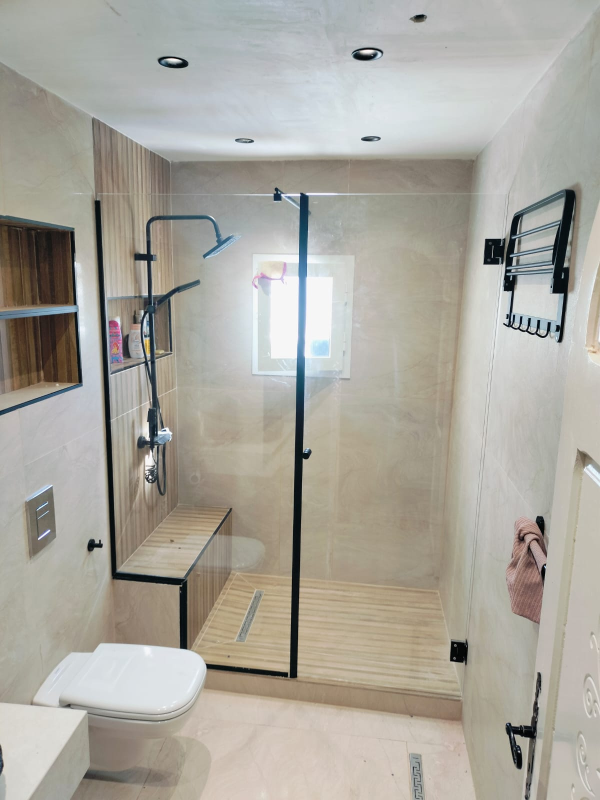
#> input picture photos/douche_noir_01.jpg, 1200 x 1600 px (shown at 1/2 size)
$ python -i faire_reel.py   (imports and definitions only)
#> lines starting #> are read from the running program, lines starting #| are printed output that depends on the picture
#!/usr/bin/env python3
"""Fabrique un reel vertical 1080x1920 (15 s) pour STE Espace Hammamet.
Usage : python3 faire_reel.py config.json sortie.mp4
config.json = {
  "slides":[ {"photo":"photos/x.jpg","kicker":"NOUVEAUTÉ","title":["Miroir LED","importé"],
              "top_sub":"ligne sous le titre (optionnel)","bottom":["ligne 1","ligne 2"]} , ...],
  "cta":{"lines":["Miroirs LED  •  Cabines de douche","Verre sécurit sur mesure"],"phone":"97 565 783",
         "address":"Av Abu Dhabi, Hammamet"} }
"""
import sys, json, os, subprocess, tempfile, shutil
from PIL import Image, ImageDraw, ImageFont, ImageFilter
import numpy as np
W,H,FPS=1080,1920,30
SEG=int(4.5*FPS); FADE=int(0.8*FPS)
# [4 lines left out: function font, not called in this run]
ACC=(226,150,70); WHITE=(255,255,255); SOFT=(240,230,220); INK=(52,42,36); GREY=(110,98,88)
def cover(im):
    w,h=im.size; r=W/H
    if w/h>r: nw=int(h*r); l=(w-nw)//2; im=im.crop((l,0,l+nw,h))
    else: nh=int(w/r); t=(h-nh)//2; im=im.crop((0,t,w,t+nh))
    return im.resize((W,H),Image.LANCZOS)
# [5 lines left out: function shade, not called in this run]
def photo_bg(path):
#> called with path = 'photos/douche_noir_01.jpg'
    im=Image.open(path).convert('RGB'); w,h=im.size
#> in photo_bg, im is the input picture: PIL image 1200x1600 RGB; mean R, G, B 170.4, 167.2, 158.3
#> after `w, h = im.size`: w = 1200; h = 1600
    if w/h<0.62: return cover(im)
    bg=cover(im).filter(ImageFilter.GaussianBlur(40))
#> in cover, `im = im.crop((l, 0, l + nw, h))`:
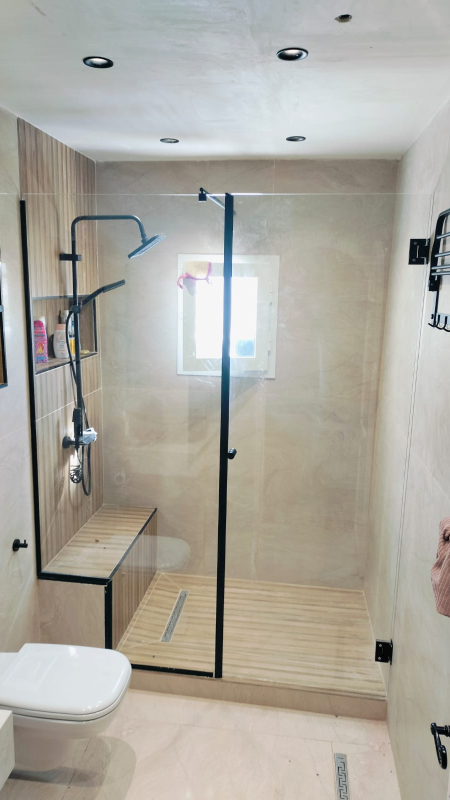
#> im: PIL image 900x1600 RGB (shown at 1/2 size); mean R, G, B 172.6, 169, 159.9
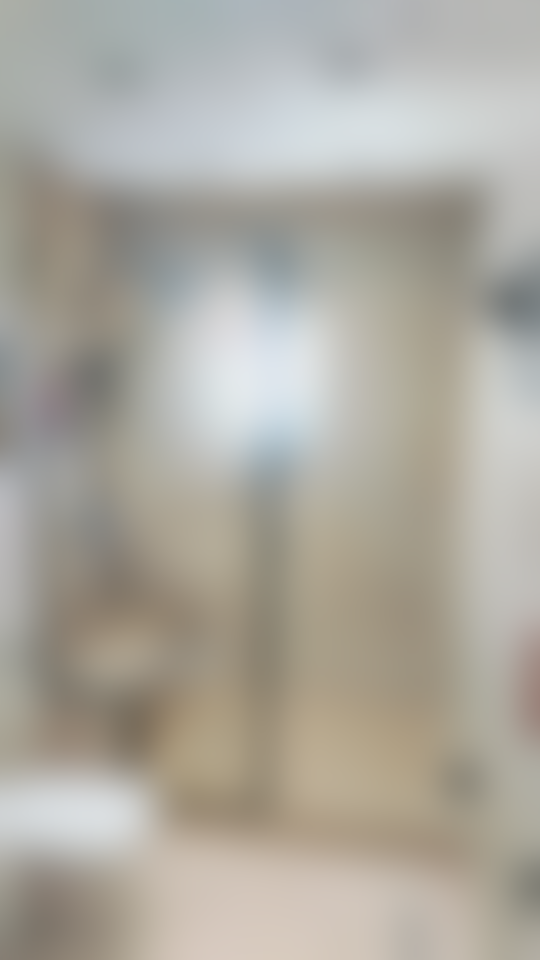
#> bg: PIL image 1080x1920 RGB (shown at 1/2 size); mean R, G, B 172.5, 169, 159.8
    fw=W; fh=int(h*W/w); fit=im.resize((fw,fh),Image.LANCZOS)
#> after `fh = int(h * W / w)`: fh = 1440
    bg.paste(fit,(0,(H-fh)//2-60)); return bg
#> after `bg.paste(fit, (0, (H - fh) // 2 - 60))`:
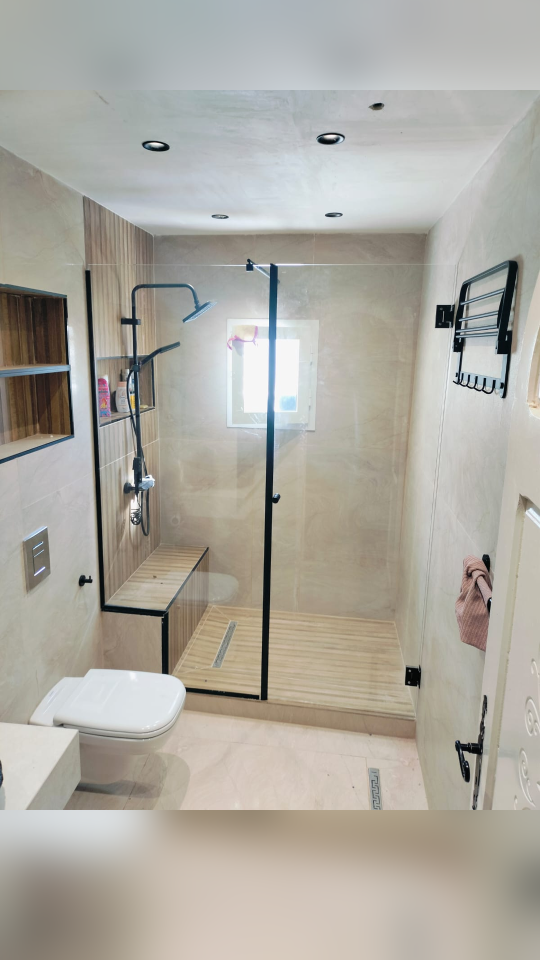
#> bg: PIL image 1080x1920 RGB (shown at 1/2 size); mean R, G, B 173, 169.6, 161
# [27 lines left out: functions slide, cta, not called in this run]
def zoom(img,k,n):
    z=1.0+0.07*k/n; cw,ch=int(W/z),int(H/z); l=(W-cw)//2; t=(H-ch)//2
    return img.crop((l,t,l+cw,t+ch)).resize((W,H),Image.BILINEAR)
# [13 lines left out: function main, not called in this run]
# [1 line not run here, left out]

>>> result = photo_bg('photos/douche_noir_01.jpg')

$ run again, on photos/miroir_led_atelier.jpg
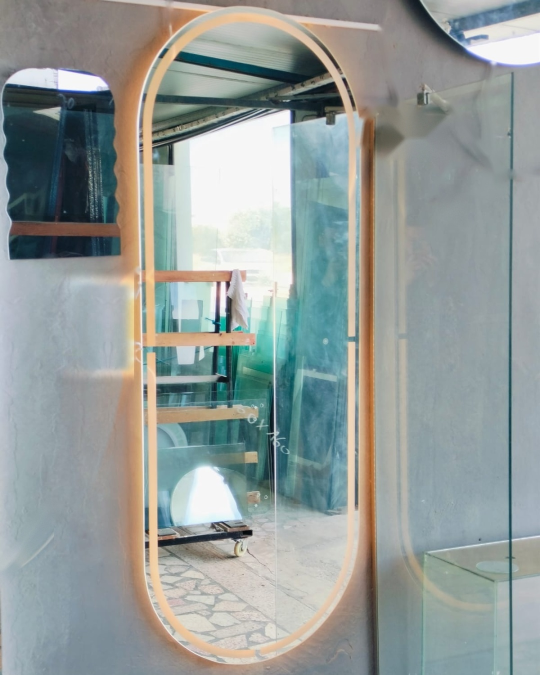
#> input picture photos/miroir_led_atelier.jpg, 1080 x 1350 px (shown at 1/2 size)
#> in photo_bg, im is the input picture: PIL image 1080x1350 RGB; mean R, G, B 147.9, 155.8, 153.5
#> in cover, `im = im.crop((l, 0, l + nw, h))`:
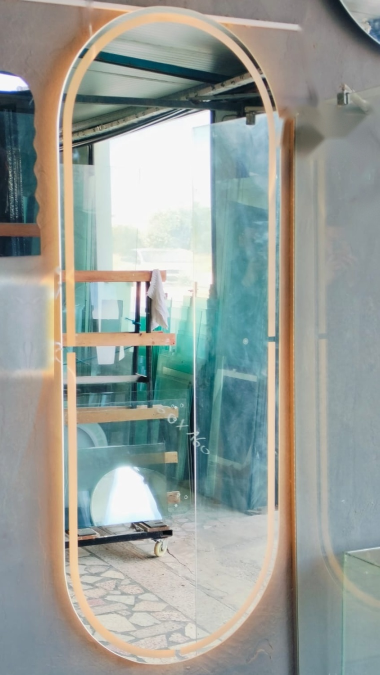
#> im: PIL image 759x1350 RGB (shown at 1/2 size); mean R, G, B 151.6, 157.9, 152.4
#> in photo_bg, `bg.paste(fit, (0, (H - fh) // 2 - 60))`:
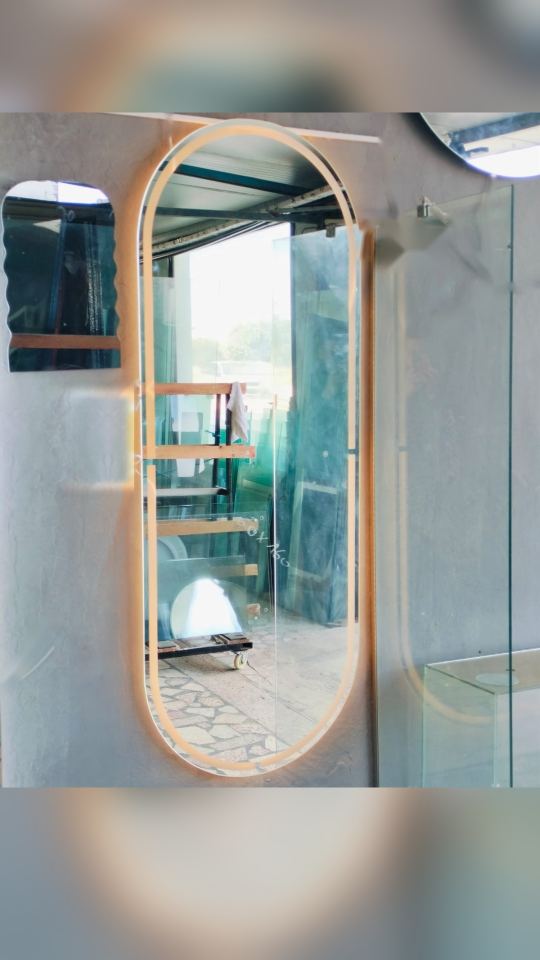
#> bg: PIL image 1080x1920 RGB (shown at 1/2 size); mean R, G, B 150.5, 155.2, 151.6

$ run again, on photos/miroir_led_ovale.jpg
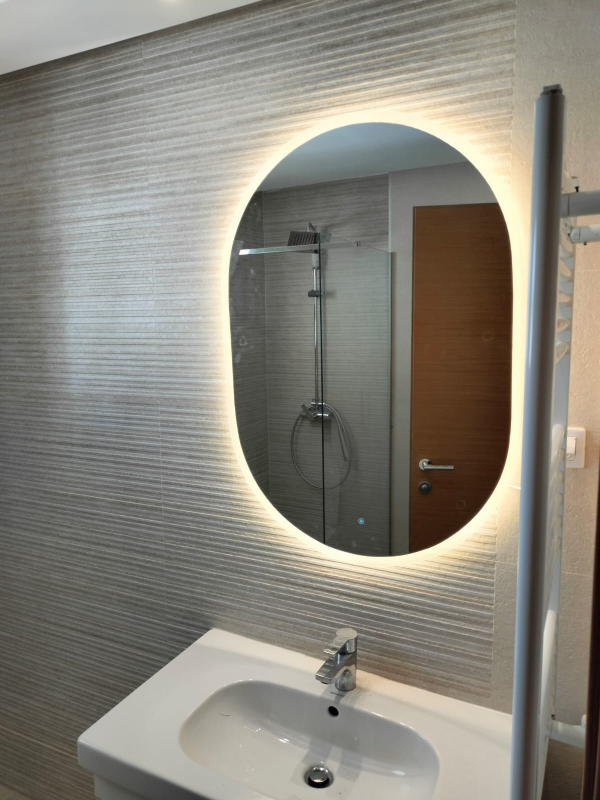
#> input picture photos/miroir_led_ovale.jpg, 1200 x 1600 px (shown at 1/2 size)
#> in photo_bg, im is the input picture: PIL image 1200x1600 RGB; mean R, G, B 136.3, 132.5, 122.9
#> in cover, `im = im.crop((l, 0, l + nw, h))`:
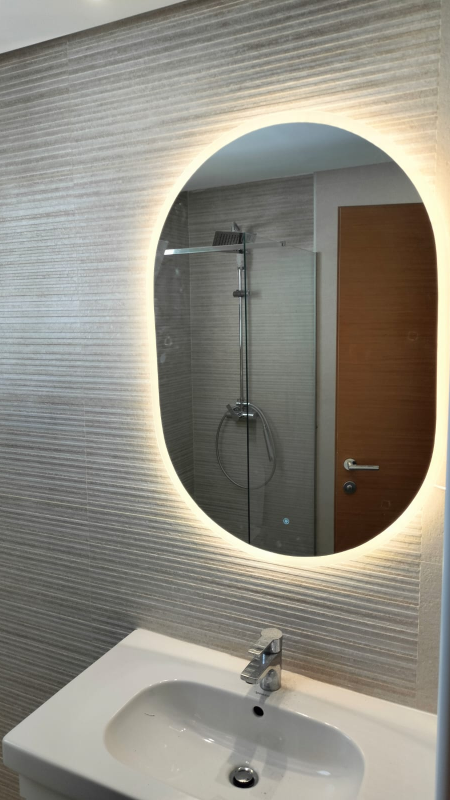
#> im: PIL image 900x1600 RGB (shown at 1/2 size); mean R, G, B 141.4, 138, 128.1
#> in photo_bg, `bg.paste(fit, (0, (H - fh) // 2 - 60))`:
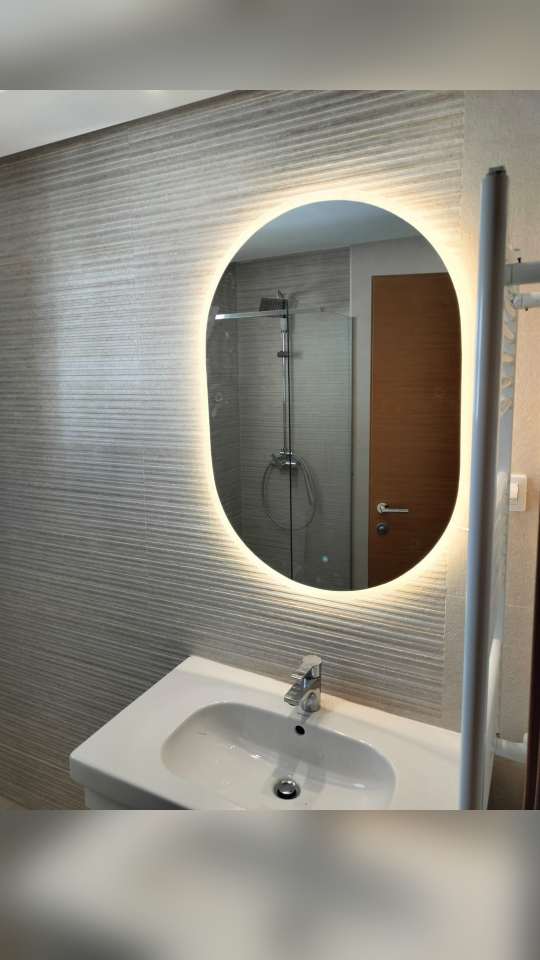
#> bg: PIL image 1080x1920 RGB (shown at 1/2 size); mean R, G, B 140.5, 137.1, 127.7

$ run again, on photos/miroir_led_rectangulaire.jpg
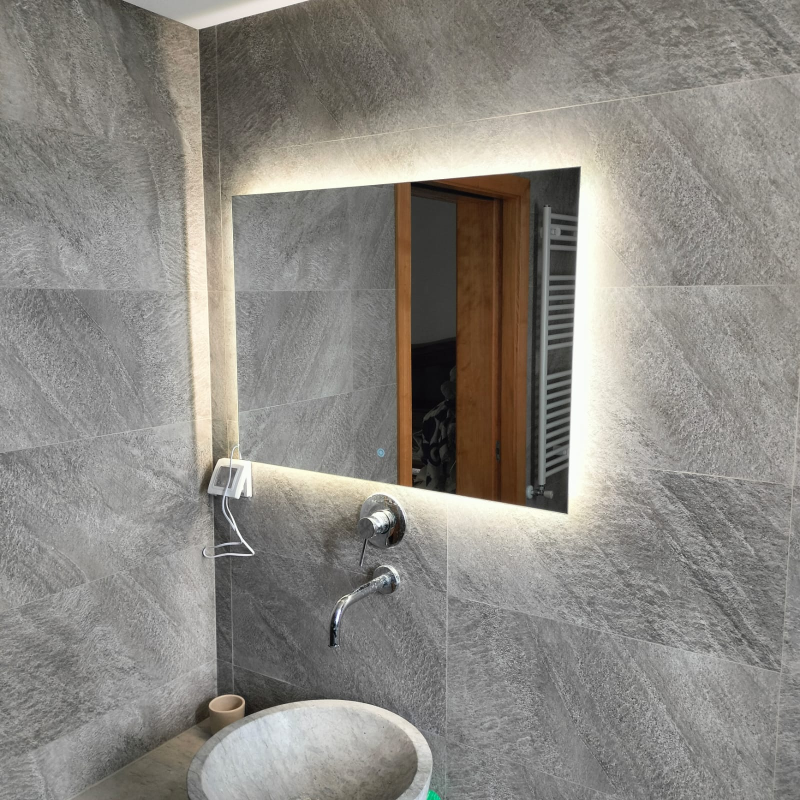
#> input picture photos/miroir_led_rectangulaire.jpg, 1600 x 1600 px (shown at 1/2 size)
#> in photo_bg, im is the input picture: PIL image 1600x1600 RGB; mean R, G, B 139.8, 136.5, 130.7
#> in cover, `im = im.crop((l, 0, l + nw, h))`:
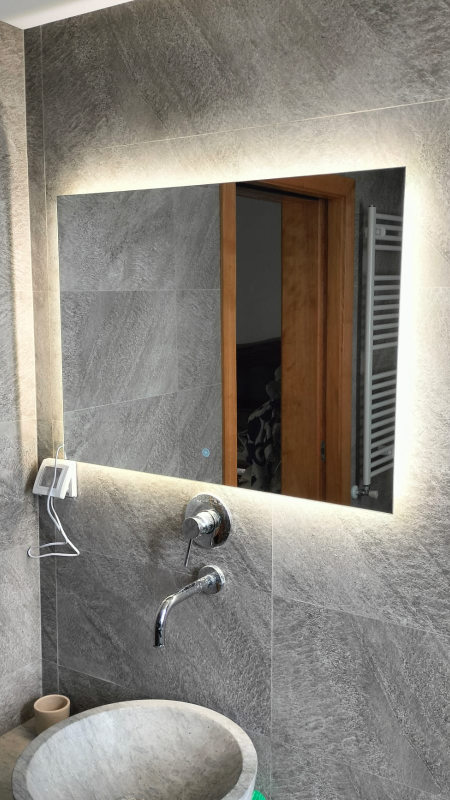
#> im: PIL image 900x1600 RGB (shown at 1/2 size); mean R, G, B 137.9, 133.2, 125.4
#> in photo_bg, `bg.paste(fit, (0, (H - fh) // 2 - 60))`:
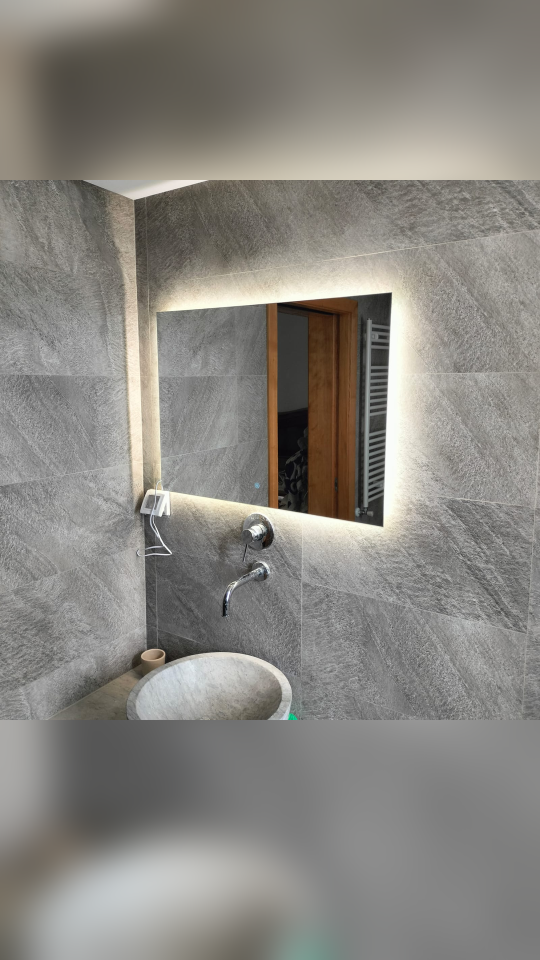
#> bg: PIL image 1080x1920 RGB (shown at 1/2 size); mean R, G, B 137, 134.2, 128.6
